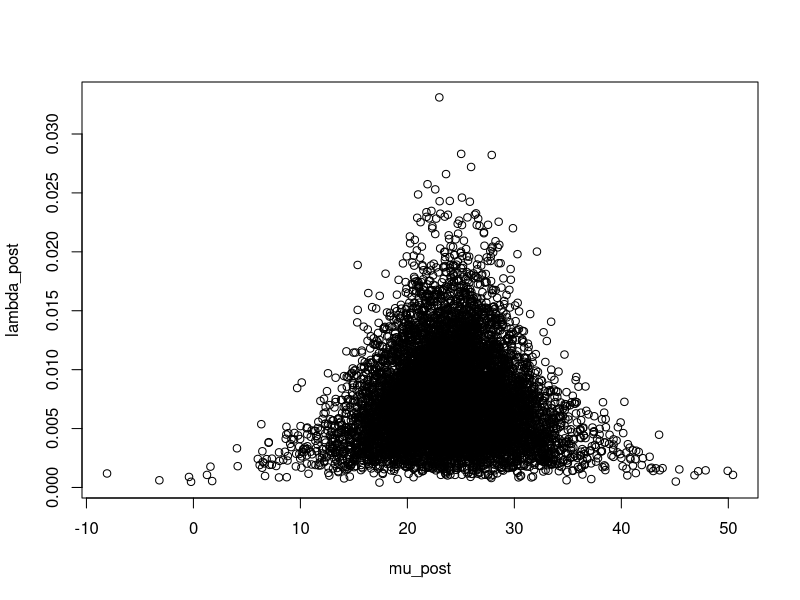
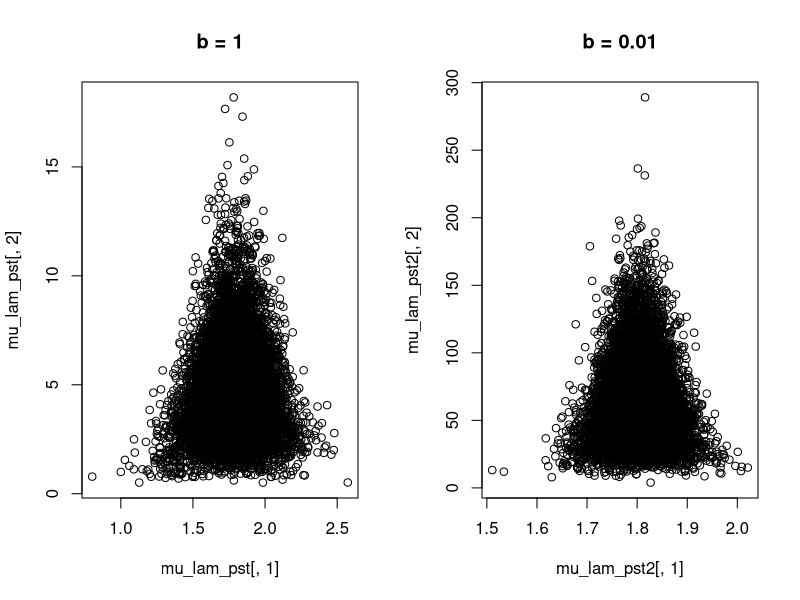
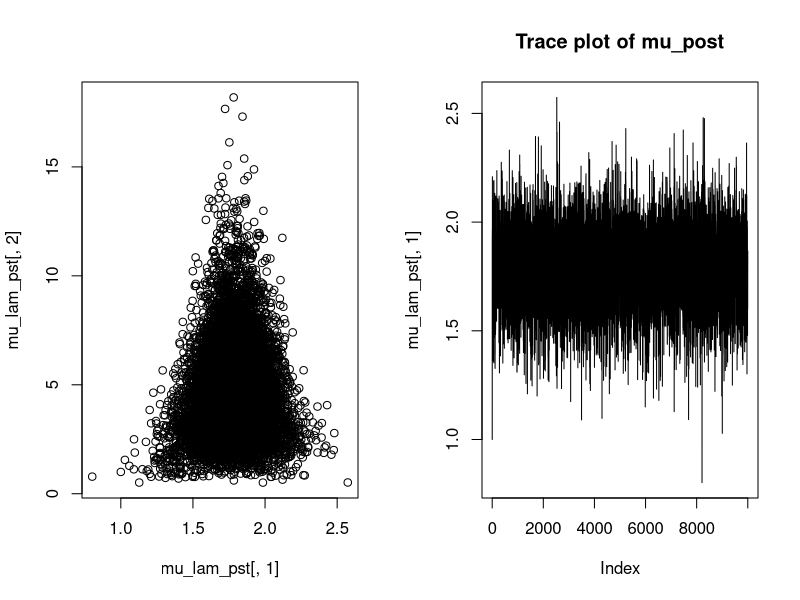
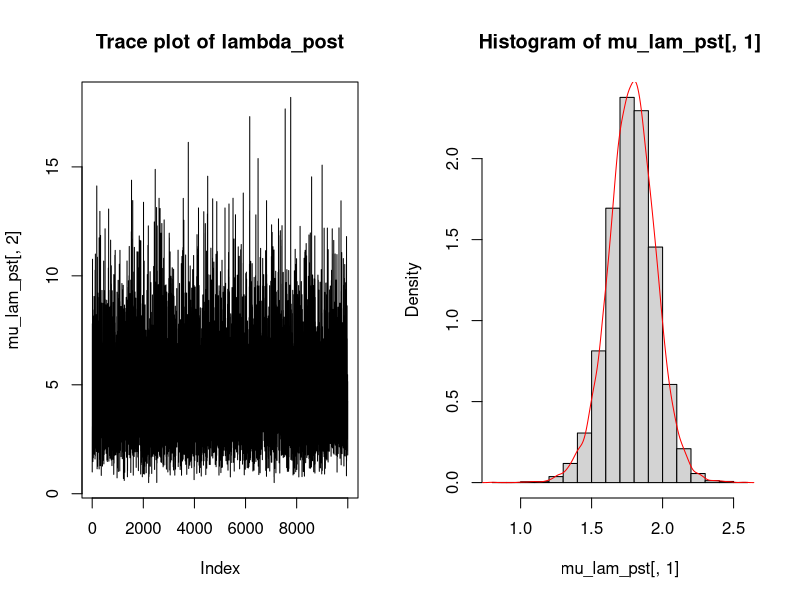
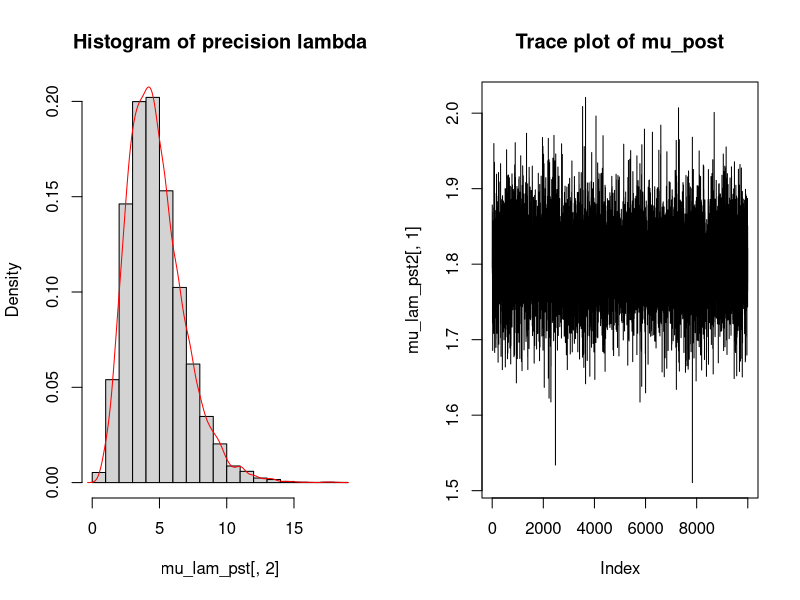
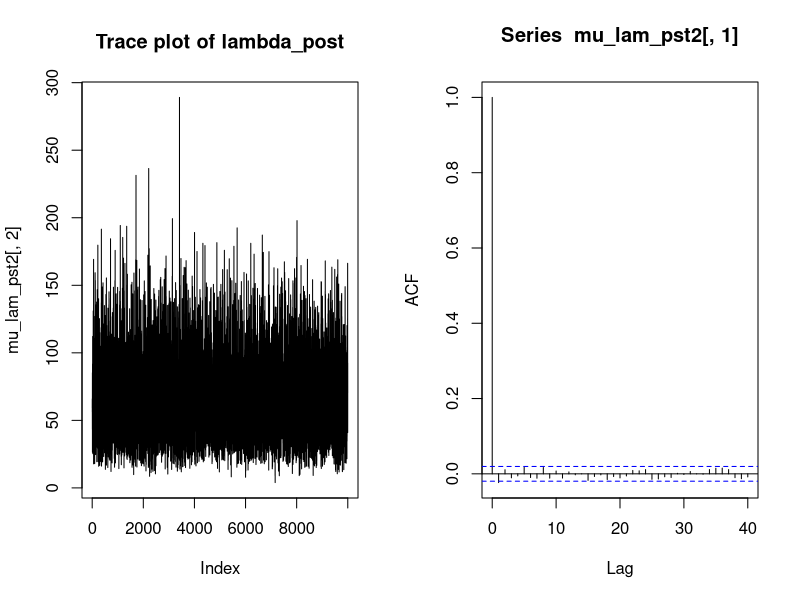
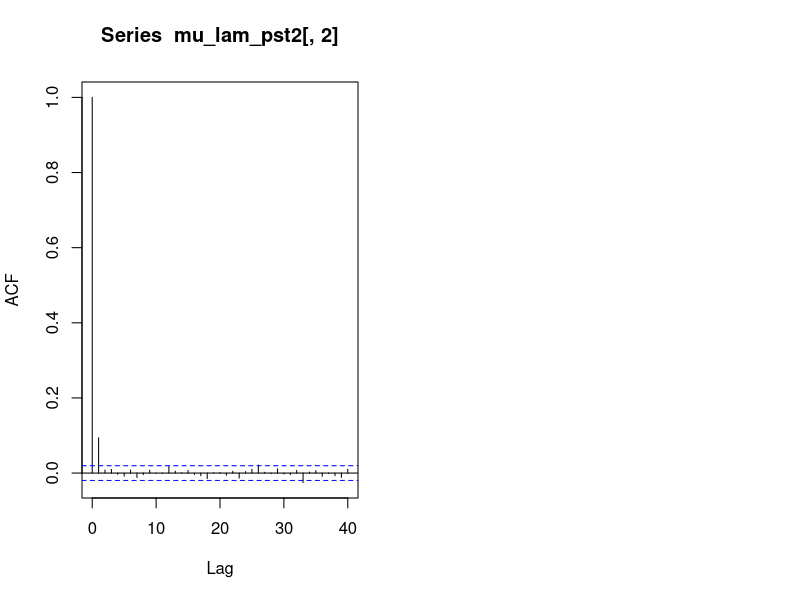

The R source for these figures, in order:
#===================
# NormalGamma Model
#===================

# Data X1, X2, ..., Xn ~ N(mu, lambda^{-1})
  # mu, lambda unknown

# NormalGamma Model can be 
  # conjugate case: 
      # prior of mu and lambda is NormalGamma, 
        # (mu, lambda) ~  NormalGamma(m, c, a, b)

      # posterior mu and lambda is also Normal Gamma  
        # (mu, lambda | x1, ..., xn) ~ NormalGamma(M, C, A, B)
          # M = m * (c/c+n) + xbar * (n/c+n)  
          # C = c + n      //sample size used for estimating posterior mean mu|data
          # A = a + n/2   //posterior rate for lambda|data
          # B = b + 1/2 * sum(data_i - xbar)^2 + 1/2 (nc)/(n+c) (xbar - m)^2
            # = b + 1/2 * n * var(data) + 1/2 * (nc)/(n+c) (xbar - m)^2

  # semi-conjugate case:
    # pr


#----------------
# Conjugate case
#----------------
# given priors and data, 
  # return posteriors of parameters
  # by closed known form

priors = data.frame(m = 0, c = 1, a = 1/2, b = 50)

findPostPriors <- function(prior, data) {
  m = prior$m
  c = prior$c
  a = prior$a
  b = prior$b

  n = length(data)
  xbar = mean(data)
  s2 = var(data)
  
  #PostPar = NULL
  PostPar = data.frame(
    M = m * (c/(c + n)) + xbar * (n/(n + c)),
    C = c + n,
    A = a + n/2,
    B = b + 1/2 * (n - 1) * s2 + 1/2 * (n * c) / (n + c) * (xbar - m)
  )
  return(PostPar)
}

x <- c(18, 40, 15, 17, 20, 44, 38)
PostPars_post <- findPostPriors(prior = priors, data = x)
n.sims <- 1e4

# sample from posterior distribution of (mu, lambda | data)
  # 1. sample lambda ~ gamma(A, B)
  # 2. given lambda, sample mu|lambda ~ N(M, (C*lambda)^{-1})

lambda_post = rgamma(n.sims, shape = PostPars_post$A, rate = PostPars_post$B)
mu_post = sapply(sqrt((PostPars_post$C*lambda_post)^{-1}), rnorm, n = 1, mean = PostPars_post$M)

plot(mu_post, lambda_post)


mean(mu_post) # [1] 23.97186
mean(lambda_post) # [1] 0.007478751


#--------------------
# Semi-conjugate case
#--------------------
x <- c(18, 40, 15, 17, 20, 44, 38)
priors <- data.frame(mu_0 = 0, lam_0 = 1, a = 1/2, b = 50)
Semi_conj_Gibbs_post <- function(start.mu, start.lam, n.sim, priors, data) {
  
  print("This generates posterior of mu and lambda using Gibbs
        under semi-conjugate situation")
  
  Pars_post <- matrix(NA, nrow = n.sim, ncol = 2)
  Pars_post[1, ] <- c(start.mu, start.lam)
  
  mu_0 <- priors$mu_0
  lam_0 <- priors$lam_0
  a <- priors$a
  b <- priors$b
  
  xbar <- mean(data)
  S2 <- var(data)
  n <- length(data)
  
  for(i in 2:n.sim) {
    # sample from full conditional of mu
    mu_n <- mu_0 * lam_0 / (lam_0 + n * Pars_post[i-1, 2]) + 
      xbar * n * Pars_post[i-1, 2] / (n * Pars_post[i-1, 2] + lam_0)
    
    sd_n <- sqrt((lam_0 + n * Pars_post[i-1, 2])^{-1})
    Pars_post[i, 1] <- rnorm(1, mean = mu_n, sd = sd_n)
    
    # sample from full conditional of lam
    A = a + n/2
    B = 1/2 * ((n-1) * S2 + n * (xbar - Pars_post[i, 1])^2 + 2*b)
    Pars_post[i, 2] <- rgamma(1, shape = A, rate = B)
  }
  return(Pars_post)
}

semi_post <- Semi_conj_Gibbs_post(start.mu = 1, start.lam = 1, 
                                  priors = priors, 
                                  n.sim = 1e4, data = x)

head(semi_post)
mu_post <- semi_post[, 1]
lam_post <- semi_post[, 2]

mean(mu_post) # [1] 0.2356989
mean(lam_post) # [1] 0.001388827


priors2 <- data.frame(mu_0 = 0, lam_0 = 1, a = 1/2, b = 10)
semi_post2 <- Semi_conj_Gibbs_post(start.mu = 1, start.lam = 1, priors = priors2,
                     n.sim = 1e4, data = x)

mean(semi_post2[, 1]) # [1] 0.2598341
mean(semi_post2[, 2]) # [1] 0.001402335


priors3 <- data.frame(mu_0 = 0, lam_0 = 1, a = 1/2, b = 1)
semi_post3 <- Semi_conj_Gibbs_post(start.mu = 1, start.lam = 1, priors = priors3,
                                   n.sim = 1e4, data = x)

mean(semi_post3[, 1]) # [1] 0.2502062
mean(semi_post3[, 2]) # [1] 0.0014111


#-------------------
## data in Hoff P94
#-------------------
y <- c( 1.64, 1.70, 1.72, 1.74, 1.82, 1.82, 1.82, 1.90, 2.08)
mean(y) # [1] 1.804444
var(y) # [1] 0.01687778 sigma^2
sqrt(var(y)) # [1] 0.1299145
1/var(y) # [1] 59.24951  lambda = 1/sigma^2
# for prior parameter of lambda
  # E[lamda] = a/b ~= 60
  # so if a set to 1, b ~= 1/60
# 1/60 = [1] 0.01666667

priors <- data.frame(mu_0 = 1, lam_0 = 1, a = 1, b = 1)
mu_lam_pst <- Semi_conj_Gibbs_post(start.mu = 1, start.lam = 1, n.sim = 1e4, 
                     priors = priors, data = y)

head(mu_lam_pst)
mean(mu_lam_pst[, 1]) # [1] 1.760803
mean(mu_lam_pst[, 2]) # [1] 2.422582 precision on average
1/mean(mu_lam_pst[, 2]) # [1] 0.4123006 var on average


priors2 <- data.frame(mu_0 = 1, lam_0 = 1, a = 1, b = 0.01)
mu_lam_pst2 <- Semi_conj_Gibbs_post(start.mu = mean(y), start.lam = 1/var(y), n.sim = 1e4, 
                                   priors = priors2, data = y)

mean(mu_lam_pst2[, 1]) # [1] 1.801969
mean(mu_lam_pst2[, 2]) # [1] 64.47763


#--------------------------
# Compare b = 1 vs b = 0.01
#--------------------------

par(mfrow = c(1, 2))
plot(mu_lam_pst[, 1], mu_lam_pst[, 2], main = "b = 1")
plot(mu_lam_pst2[, 1], mu_lam_pst2[, 2], main = "b = 0.01")

# conclusion: how to set rate parameter in gamma distri for precison lambda
  # y <- c( 1.64, 1.70, 1.72, 1.74, 1.82, 1.82, 1.82, 1.90, 2.08)
  # var(y) = sigma^2 = 1/lambda =  [1] 0.01687778
  # lambda on average shall be 1/0.01687778 ~= 60
  # by formula, E[lambda] = a/b
    # so if set a = 1, b ~= 1/60 ~= 0.016


#----------
# plots
#----------
plot(mu_lam_pst[, 1], mu_lam_pst[, 2])

# trace plots
plot(mu_lam_pst[, 1], type = "l", main = "Trace plot of mu_post")
plot(mu_lam_pst[, 2], type = "l", main = "Trace plot of lambda_post")


hist(mu_lam_pst[, 1], probability = T)
lines(density(mu_lam_pst[, 1]), col = "red")

hist(mu_lam_pst[, 2], probability = T, 
     main = "Histogram of precision lambda")
lines(density(mu_lam_pst[, 2]), col = "red")


#--------------------------------------
# empirical quantiles of Gibbs samples
#--------------------------------------

## b = 1
# quantile for mu_post
quantile(mu_lam_pst[, 1], c(.025, .5, .975))
#     2.5%      50%    97.5% 
# 1.286193 1.764634 2.218488 

# quantile for lambda_post
quantile(mu_lam_pst[, 2], c(.025, .5, .975))
#      2.5%       50%     97.5% 
#   1.516578 4.338744 9.521027 

# CI for population standard deviation
quantile(sqrt(mu_lam_pst[, 2]^{-1}), c(.025, .5, .975))
#   2.5%       50%     97.5% 
# 0.3240844 0.4800849 0.8120215 


## b = 0.01
quantile(mu_lam_pst2[, 1], c(.025, .5, .975))
#    2.5%      50%    97.5% 
# 1.707953 1.803137 1.895942

quantile(mu_lam_pst2[, 2], c(.025, .5, .975))
#      2.5%       50%     97.5% 
# 20.45162  60.17795 133.14719 

quantile(sqrt(mu_lam_pst2[, 2]^{-1}), c(.025, .5, .975))
#      2.5%        50%      97.5% 
# 0.08666306 0.12890842 0.22112416 
# sqrt(var(y)) # [1] 0.1299145


#--------------------------------------------------------
# MCMC diagnostics for Markov Chain of theta and sigma2
#--------------------------------------------------------

# trace plot check for NOT convergence
plot(mu_lam_pst2[, 1], type = "l", main = "Trace plot of mu_post")
plot(mu_lam_pst2[, 2], type = "l", main = "Trace plot of lambda_post")
## no indication of not convergence
# indicate immediate convergence and low degree of autocorrelation


# acf
acf_mu <- acf(mu_lam_pst2[, 1])
acf_mu$acf
# lag-1 autocorrelation -0.0045750332

install.packages("coda")
library(coda)

effectiveSize(mu_lam_pst2[, 1])
# 10000 
# the same as the number of iteration of MC simulation


acf_sig <- acf(mu_lam_pst2[, 2])
acf_sig$acf 
# lag-1 autocorrelation  0.0955795905

effectiveSize(mu_lam_pst2[, 2])
# 8254.352












